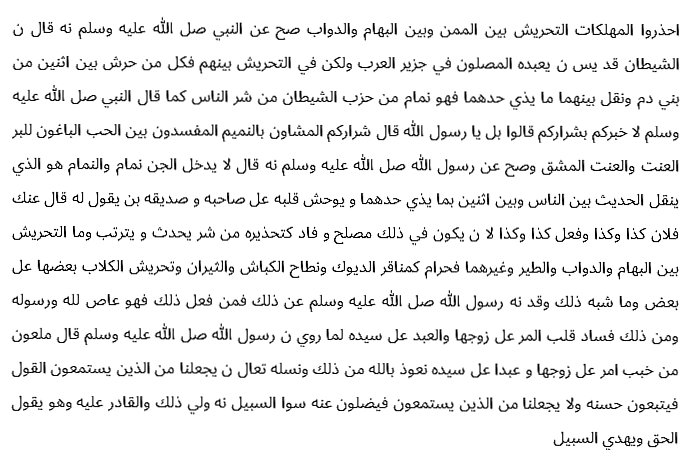
#> input picture src/test/capr12.png, 691 x 466 px, given in place of capr196.png, which was not available
$ python segmentation.py
#> lines starting #> are read from the running program, lines starting #| are printed output that depends on the picture; after the words box and inside, x2 and y2 are one past the last pixel; in counts of white or black regions, pixels touching at a corner belong together
### src/preprocessing.py
import numpy as np
import cv2 as cv
from scipy import ndimage
from PIL import Image as im


def binary_otsus(image, smooth:int=1):
    """Binarize an image 0's and 255's using Otsu's Binarization.

    A non-zero `smooth` blurs the image slightly before thresholding."""

    if len(image.shape) == 3:
        gray_img = cv.cvtColor(image, cv.COLOR_BGR2GRAY)
    else:
        gray_img = image

    # Otsus Binarization
    if smooth != 0:
        blur = cv.GaussianBlur(gray_img, (3,3), 0)
        binary_img = cv.threshold(blur, 0, 255, cv.THRESH_BINARY+cv.THRESH_OTSU)[1]
    else:
        binary_img = cv.threshold(gray_img, 0, 255, cv.THRESH_BINARY+cv.THRESH_OTSU)[1]

    # Morphological Opening
    # kernel = np.ones((3,3),np.uint8)
    # clean_img = cv.morphologyEx(binary_img, cv.MORPH_OPEN, kernel)

    return binary_img


def find_score(arr, angle):
    data = ndimage.rotate(arr, angle, reshape=False, order=0)
    hist = np.sum(data, axis=1)
    score = np.sum((hist[1:] - hist[:-1]) ** 2)
    return hist, score

def deskew(binary_img):


    ht, wd = binary_img.shape
    # _, binary_img = cv.threshold(img, 127, 255, cv.THRESH_BINARY)

    # pix = np.array(img.convert('1').getdata(), np.uint8)
    bin_img = (binary_img // 255.0)

    delta = 0.1
    limit = 3
    angles = np.arange(-limit, limit+delta, delta)
    scores = []
    for angle in angles:
        hist, score = find_score(bin_img, angle)
        scores.append(score)

    best_score = max(scores)
    best_angle = angles[scores.index(best_score)]
    # print('Best angle: {}'.formate(best_angle))

    # correct skew
    data = ndimage.rotate(bin_img, best_angle, reshape=False, order=0)
    img = im.fromarray((255 * data).astype("uint8"))

    # img.save('skew_corrected.png')
    pix = np.array(img)
    return pix

### src/utilities.py
import os

import numpy as np
import cv2 as cv


def save_image(img, folder, title):
    cv.imwrite(f'./{folder}/{title}.png', img)


# [24 lines left out: functions read_image, write_image, not called in this run]


def projection(gray_img, axis:str='horizontal'):
    """ Compute the horizontal or the vertical projection of a gray image """

    if axis == 'horizontal':
        projection_bins = np.sum(gray_img, 1).astype('int32')
    elif axis == 'vertical':
        projection_bins = np.sum(gray_img, 0).astype('int32')
    else:
        raise ValueError(f"axis must be 'horizontal' or 'vertical', got {axis!r}")

    return projection_bins

### src/segmentation.py
import cv2 as cv
from preprocessing import binary_otsus, deskew
from utilities import projection, save_image


def preprocess(image):

    # Maybe we end up using only gray level image.
    gray_img = cv.cvtColor(image, cv.COLOR_BGR2GRAY)
    gray_img = cv.bitwise_not(gray_img)

    binary_img = binary_otsus(gray_img, 0)
    # cv.imwrite('origin.png', gray_img)

    # deskewed_img = deskew(binary_img)
    deskewed_img = deskew(binary_img)
    # [8 lines of commented-out code are left out]
    return deskewed_img


def projection_segmentation(clean_img, axis, cut=3):

    segments = []
    start = -1
    cnt = 0

    projection_bins = projection(clean_img, axis)
    for idx, projection_bin in enumerate(projection_bins):

        if projection_bin != 0:
            cnt = 0
        if projection_bin != 0 and start == -1:
            start = idx
        if projection_bin == 0 and start != -1:
            cnt += 1
            if cnt >= cut:
                if axis == 'horizontal':
                    segments.append(clean_img[max(start-1, 0):idx, :])
                elif axis == 'vertical':
                    segments.append(clean_img[:, max(start-1, 0):idx])
                cnt = 0
                start = -1

    # Ink that reaches the image edge never produces a closing run of empty
    # bins, so the last segment is still open here and must be flushed.
    if start != -1:
        if axis == 'horizontal':
            segments.append(clean_img[max(start-1, 0):, :])
        elif axis == 'vertical':
            segments.append(clean_img[:, max(start-1, 0):])

    return segments


# Line Segmentation
#----------------------------------------------------------------------------------------
def line_horizontal_projection(image, cut=3):

    # Preprocess input image
    clean_img = preprocess(image)


    # Segmentation
    lines = projection_segmentation(clean_img, axis='horizontal', cut=cut)

    return lines


# Word Segmentation
#----------------------------------------------------------------------------------------
def word_vertical_projection(line_image, cut=3):

    line_words = projection_segmentation(line_image, axis='vertical', cut=cut)
    line_words.reverse()

    return line_words


def extract_words(img, visual=0):

    lines = line_horizontal_projection(img)
    words = []

    for idx, line in enumerate(lines):

        if visual:
            save_image(line, 'lines', f'line{idx}')

        line_words = word_vertical_projection(line)
        for w in line_words:
            # if len(words) == 585:
            #     print(idx)
            words.append((w, line))
        # words.extend(line_words)

    # breakpoint()
    if visual:
        for idx, word in enumerate(words):
            save_image(word[0], 'words', f'word{idx}')

    return words


if __name__ == "__main__":

    img = cv.imread('../Dataset/scanned/capr196.png')
#> img is the input picture: shape (466, 691, 3); min 0, max 255, mean 238.5
    extract_words(img, 1)
#> in preprocess, `gray_img = cv.bitwise_not(gray_img)`:
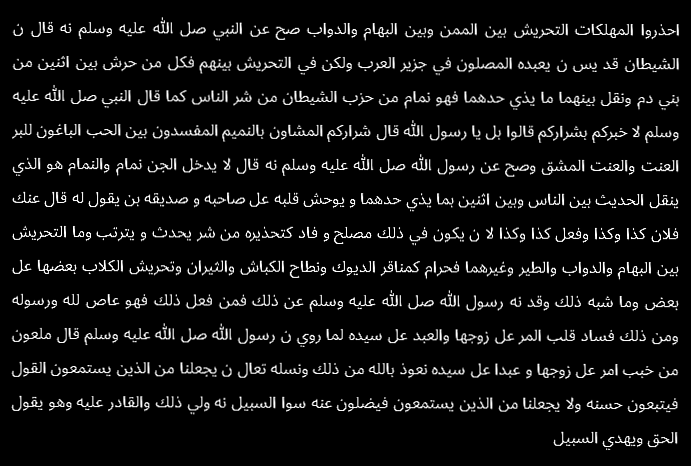
#> gray_img: shape (466, 691); min 0, max 255, mean 16.5
#> in binary_otsus, `binary_img = cv.threshold(gray_img, 0, 255, cv.THRESH_BINARY+cv.THRESH..`:
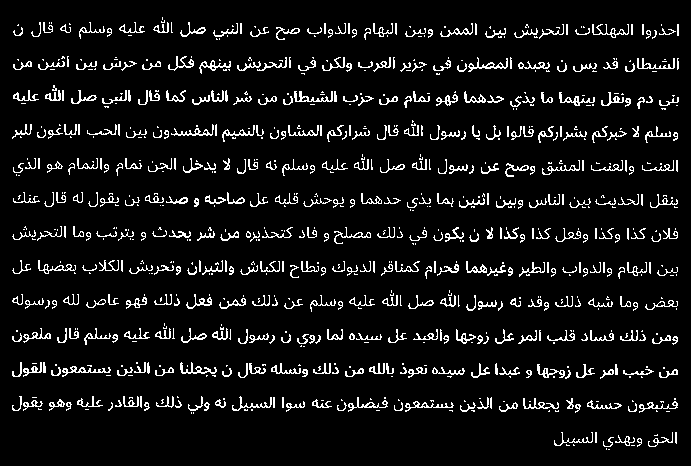
#> binary_img: shape (466, 691); 7.6% white in thin lines or dots, all inside (x1, y1, x2, y2) = (12, 17, 679, 450)
#> the loop in deskew, `for angle in angles:` made 61 passes
#> score on passes 1 to 12: 31714, 32988, 31228, 33070, 32504, 32042, 33972, 32918, 35674, 37216, 36388, 38770
#> pass 1, in find_score, `data = ndimage.rotate(arr, angle, reshape=False, order=0)`:
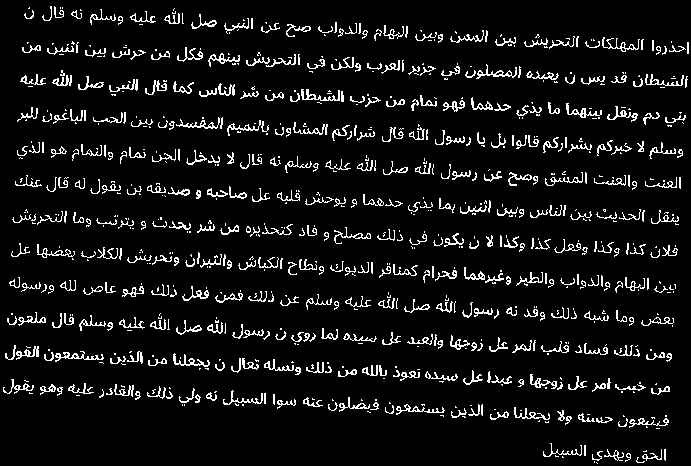
#> data: shape (466, 691) float64; values 0 (black) and 1 (white), 7.6% white in thin lines or dots
#> after the loop in deskew, `for angle in angles:`: scores = 61 values, max 1281920 at index 32, min 29802 at index 60, mean 130642.1
#> in deskew, `best_score = max(scores)`: best_score = 1281920
#> in deskew, `best_angle = angles[scores.index(best_score)]`: best_angle = 0.2
#> in deskew, `data = ndimage.rotate(bin_img, best_angle, reshape=False, order=0)`:
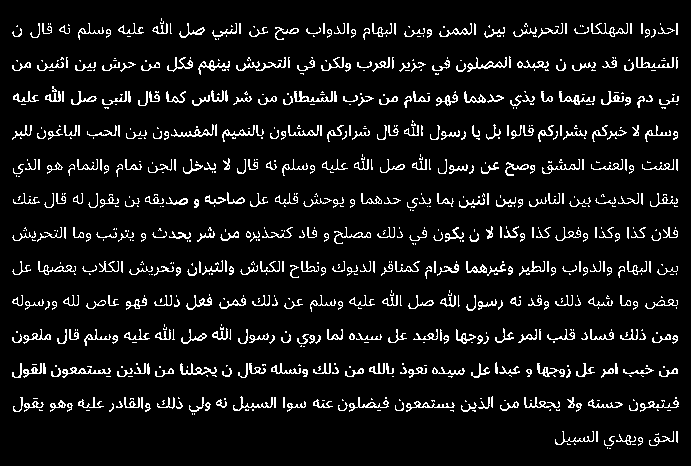
#> data: shape (466, 691) float64; values 0 (black) and 1 (white), 7.6% white in thin lines or dots, all inside (x1, y1, x2, y2) = (12, 18, 679, 449)
#> in projection, `projection_bins = np.sum(gray_img, 1).astype('int32')`: projection_bins = 466 values, max 97155 at index 373, min 0 at index 0, mean 13343.7
#> the loop in projection_segmentation, `for idx, projection_bin in enumerate(projection_bins): ` made 466 passes
#> projection_bin on passes 19, 43, 57: 255, 0, 255
#> projection_bin on passes 20 to 25: 255, 255, 255, 510, 15045, 13005
#> after the loop in projection_segmentation, `for idx, projection_bin in enumerate(projection_bins):`: segments = 13 items; start = -1
#> in line_horizontal_projection, `lines = projection_segmentation(clean_img, axis='horizontal', cut=cut)`: lines = 13 items
#> the loop in extract_words, `for idx, line in enumerate(lines): ` made 13 passes
#> pass 1, in save_image, `cv.imwrite(f'./{folder}/{title}.png', img)`:
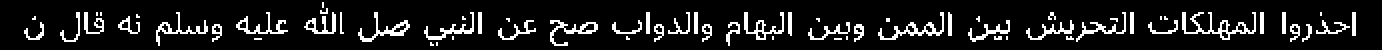
#> saved as line0.png: shape (25, 691) (shown 2 times larger); 10.8% white in thin lines or dots, all inside (x1, y1, x2, y2) = (12, 1, 678, 23)
#> after the loop in extract_words, `for idx, line in enumerate(lines):`: words = 238 items
#> the loop in extract_words, `for idx, word in enumerate(words):` made 238 passes
#> pass 1, in save_image (call 14), `cv.imwrite(f'./{folder}/{title}.png', img)`:
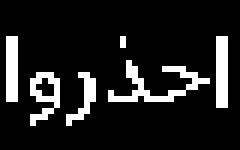
#> saved as word0.png: shape (25, 40) (shown 6 times larger); 12.5% white in thin lines or dots, all inside (x1, y1, x2, y2) = (1, 6, 38, 21)
#> pass 2, in save_image (call 15), `cv.imwrite(f'./{folder}/{title}.png', img)`:
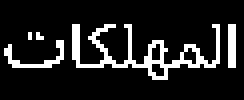
#> saved as word1.png: shape (25, 61) (shown 4 times larger); 13% white in thin lines or dots, all inside (x1, y1, x2, y2) = (1, 6, 59, 20)

$ run again, on src/test/capr14.jpg
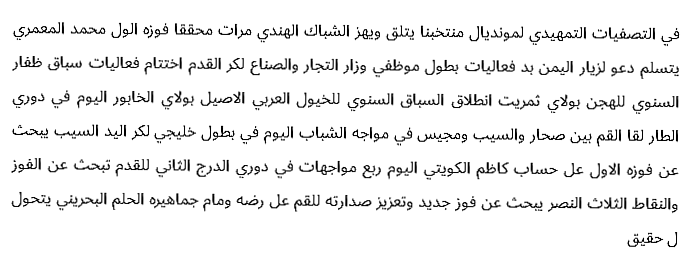
#> input picture src/test/capr14.jpg, 691 x 266 px, given in place of capr196.png, which was not available
#> img is the input picture: shape (266, 691, 3); min 0, max 255, mean 239.7
#> in binary_otsus, `binary_img = cv.threshold(gray_img, 0, 255, cv.THRESH_BINARY+cv.THRESH..`:
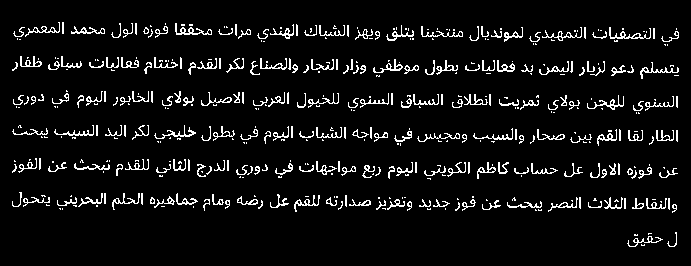
#> binary_img: shape (266, 691); 6.7% white in thin lines or dots, all inside (x1, y1, x2, y2) = (12, 22, 679, 247)
#> the loop in deskew, `for angle in angles:` made 61 passes
#> score on passes 1 to 8: 16866, 19066, 18648, 18930, 19280, 16926, 16828, 21128
#> after the loop in deskew, `for angle in angles:`: scores = 61 values, max 639676 at index 35, min 16828 at index 6, mean 72534
#> best_score = 639676
#> best_angle = 0.5
#> img: PIL image 691x266 L; 6.7% white in thin lines or dots, all inside (x1, y1, x2, y2) = (11, 24, 678, 245)
#> in projection, `projection_bins = np.sum(gray_img, 1).astype('int32')`: projection_bins = 266 values, max 97410 at index 35, min 0 at index 0, mean 11728.1
#> the loop in projection_segmentation, `for idx, projection_bin in enumerate(projection_bins): ` made 266 passes
#> projection_bin on passes 25, 46, 59: 1530, 0, 1020
#> after the loop in projection_segmentation, `for idx, projection_bin in enumerate(projection_bins):`: segments = 7 items; start = -1
#> in line_horizontal_projection, `lines = projection_segmentation(clean_img, axis='horizontal', cut=cut)`: lines = 7 items
#> the loop in extract_words, `for idx, line in enumerate(lines): ` made 7 passes
#> after the loop in extract_words, `for idx, line in enumerate(lines):`: words = 102 items
#> the loop in extract_words, `for idx, word in enumerate(words):` made 102 passes
#> pass 2, in save_image (call 9), `cv.imwrite(f'./{folder}/{title}.png', img)`:
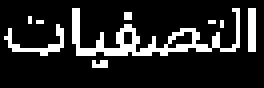
#> saved as word1.png: shape (22, 66) (shown 4 times larger); 15.2% white in thin lines or dots, all inside (x1, y1, x2, y2) = (1, 2, 64, 17)
